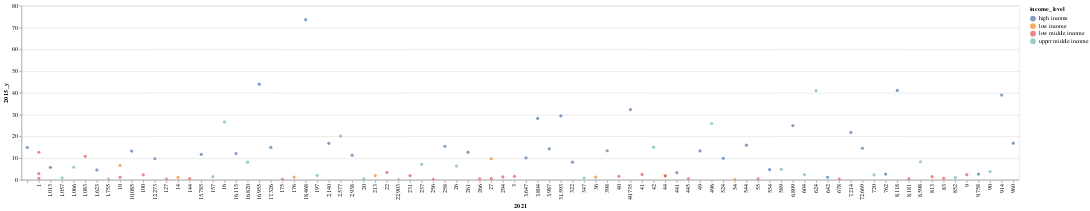

The code cell stored with this chart in its notebook:
### Code cell
# use altair to create a scatter plot with the remittances and migrant stock data

import altair as alt

alt.Chart(remittances).mark_circle().encode(
    x='2021',
    y='2015_y',
    color='income_level',
    tooltip=['country', 'income_level', '2021','2015_y']
).interactive()

### Figure 1 — Vega-Lite specification as saved in the notebook (floating-point values rounded to 4 significant figures)
{"config": {"view": {"continuousWidth": 400, "continuousHeight": 300}}, "data": {"name": "data-4f556015e8f4149332e66f9a4c97f715"}, "mark": "circle", "encoding": {"color": {"field": "income_level", "type": "nominal"}, "tooltip": [{"field": "country", "type": "nominal"}, {"field": "income_level", "type": "nominal"}, {"field": "2021", "type": "nominal"}, {"field": "2015_y", "type": "quantitative"}], "x": {"field": "2021", "type": "nominal"}, "y": {"field": "2015_y", "type": "quantitative"}}, "selection": {"selector016": {"type": "interval", "bind": "scales", "encodings": ["x", "y"]}}, "$schema": "https://vega.github.io/schema/vega-lite/v4.17.0.json", "datasets": {"data-4f556015e8f4149332e66f9a4c97f715": [{"country": "Angola", "income_level": "low middle income", "2021": "445", "2015_y": 0.427}, {"country": "Argentina", "income_level": "upper middle income", "2021": "589", "2015_y": 4.805}, {"country": "Australia", "income_level": "high income", "2021": "3,804", "2015_y": 28.22}, {"country": "Belize", "income_level": "upper middle income", "2021": "42", "2015_y": 14.99}, {"country": "Benin", "income_level": "low middle income", "2021": "100", "2015_y": 2.256}, {"country": "Bolivia", "income_level": "low middle income", "2021": "294", "2015_y": 1.333}, {"country": "Botswana", "income_level": "upper middle income", "2021": "237", "2015_y": 7.1}, {"country": "Brazil", "income_level": "upper middle income", "2021": "1,755", "2015_y": 0.3433}, {"country": "Bulgaria", "income_level": "upper middle income", "2021": "157", "2015_y": 1.428}, {"country": "Cambodia", "income_level": "low middle income", "2021": "266", "2015_y": 0.4748}, {"country": "Cameroon", "income_level": "low middle income", "2021": "40", "2015_y": 1.636}, {"country": "Canada", "income_level": "high income", "2021": "7,214", "2015_y": 21.8}, {"country": "Chile", "income_level": "high income", "2021": "762", "2015_y": 2.616}, {"country": "China", "income_level": "upper middle income", "2021": "22,903", "2015_y": 0.07108}, {"country": "Comoros", "income_level": "low middle income", "2021": "3", "2015_y": 1.592}, {"country": "Cyprus", "income_level": "high income", "2021": "960", "2015_y": 16.83}, {"country": "Denmark", "income_level": "high income", "2021": "3,647", "2015_y": 10.1}, {"country": "Djibouti", "income_level": "low middle income", "2021": "1", "2015_y": 12.65}, {"country": "Ecuador", "income_level": "upper middle income", "2021": "604", "2015_y": 2.4}, {"country": "Estonia", "income_level": "high income", "2021": "258", "2015_y": 15.42}, {"country": "Eswatini", "income_level": "low middle income", "2021": "41", "2015_y": 2.454}, {"country": "Ethiopia", "income_level": "low income", "2021": "14", "2015_y": 1.08}, {"country": "Finland", "income_level": "high income", "2021": "1,013", "2015_y": 5.74}, {"country": "France", "income_level": "high income", "2021": "16,115", "2015_y": 12.09}, {"country": "Gambia, The", "income_level": "low income", "2021": "27", "2015_y": 9.671}, {"country": "Germany", "income_level": "high income", "2021": "17,326", "2015_y": 14.88}, {"country": "Ghana", "income_level": "low middle income", "2021": "813", "2015_y": 1.457}, {"country": "Greece", "income_level": "high income", "2021": "2,938", "2015_y": 11.34}, {"country": "Guatemala", "income_level": "upper middle income", "2021": "20", "2015_y": 0.4672}, {"country": "Guinea", "income_level": "low income", "2021": "44", "2015_y": 1.812}, {"country": "Guyana", "income_level": "upper middle income", "2021": "197", "2015_y": 2.006}, {"country": "Haiti", "income_level": "low middle income", "2021": "678", "2015_y": 0.369}, {"country": "Hong Kong SAR, China", "income_level": "high income", "2021": "914", "2015_y": 38.95}, {"country": "Hungary", "income_level": "high income", "2021": "1,623", "2015_y": 4.562}, {"country": "India", "income_level": "low middle income", "2021": "8,181", "2015_y": 0.3998}, {"country": "Iraq", "income_level": "upper middle income", "2021": "852", "2015_y": 0.9716}, {"country": "Ireland", "income_level": "high income", "2021": "544", "2015_y": 15.92}, {"country": "Israel", "income_level": "high income", "2021": "6,809", "2015_y": 24.95}, {"country": "Italy", "income_level": "high income", "2021": "12,273", "2015_y": 9.681}, {"country": "Jamaica", "income_level": "upper middle income", "2021": "347", "2015_y": 0.8294}, {"country": "Jordan", "income_level": "upper middle income", "2021": "624", "2015_y": 40.98}, {"country": "Kazakhstan", "income_level": "upper middle income", "2021": "2,577", "2015_y": 20.12}, {"country": "Kenya", "income_level": "low middle income", "2021": "9", "2015_y": 2.355}, {"country": "Kiribati", "income_level": "low middle income", "2021": "1", "2015_y": 2.805}, {"country": "Korea, Rep.", "income_level": "high income", "2021": "9,758", "2015_y": 2.639}, {"country": "Kuwait", "income_level": "high income", "2021": "18,468", "2015_y": 73.64}, {"country": "Lao PDR", "income_level": "low middle income", "2021": "127", "2015_y": 0.327}, {"country": "Latvia", "income_level": "high income", "2021": "398", "2015_y": 13.35}, {"country": "Luxembourg", "income_level": "high income", "2021": "16,955", "2015_y": 43.96}, {"country": "Madagascar", "income_level": "low income", "2021": "54", "2015_y": 0.1323}, {"country": "Malawi", "income_level": "low income", "2021": "36", "2015_y": 1.25}, {"country": "Malaysia", "income_level": "upper middle income", "2021": "8,598", "2015_y": 8.289}, {"country": "Maldives", "income_level": "upper middle income", "2021": "496", "2015_y": 25.87}, {"country": "Malta", "income_level": "high income", "2021": "524", "2015_y": 9.898}, {"country": "Mauritania", "income_level": "low middle income", "2021": "22", "2015_y": 3.397}, {"country": "Mauritius", "income_level": "upper middle income", "2021": "720", "2015_y": 2.245}, {"country": "Mexico", "income_level": "upper middle income", "2021": "1,057", "2015_y": 0.9394}, {"country": "Mongolia", "income_level": "low middle income", "2021": "144", "2015_y": 0.5954}, {"country": "Morocco", "income_level": "low middle income", "2021": "175", "2015_y": 0.2575}, {"country": "Namibia", "income_level": "upper middle income", "2021": "90", "2015_y": 3.818}, {"country": "Nepal", "income_level": "low middle income", "2021": "44", "2015_y": 1.818}, {"country": "Netherlands", "income_level": "high income", "2021": "15,785", "2015_y": 11.7}, {"country": "Nicaragua", "income_level": "low middle income", "2021": "1", "2015_y": 0.662}, {"country": "Nigeria", "income_level": "low middle income", "2021": "83", "2015_y": 0.6581}, {"country": "North Macedonia", "income_level": "upper middle income", "2021": "26", "2015_y": 6.29}, {"country": "Norway", "income_level": "high income", "2021": "3,987", "2015_y": 14.24}, {"country": "Oman", "income_level": "high income", "2021": "8,118", "2015_y": 41.09}, {"country": "Pakistan", "income_level": "low middle income", "2021": "231", "2015_y": 1.921}, {"country": "Palau", "income_level": "upper middle income", "2021": "16", "2015_y": 26.6}, {"country": "Panama", "income_level": "high income", "2021": "554", "2015_y": 4.701}, {"country": "Philippines", "income_level": "low middle income", "2021": "256", "2015_y": 0.2104}, {"country": "Portugal", "income_level": "high income", "2021": "322", "2015_y": 8.09}, {"country": "Romania", "income_level": "high income", "2021": "642", "2015_y": 1.163}, {"country": "Russian Federation", "income_level": "upper middle income", "2021": "16,820", "2015_y": 8.116}, {"country": "San Marino", "income_level": "high income", "2021": " ", "2015_y": 14.84}, {"country": "Saudi Arabia", "income_level": "high income", "2021": "40,735", "2015_y": 32.29}, {"country": "Seychelles", "income_level": "high income", "2021": "49", "2015_y": 13.26}, {"country": "Slovak Republic", "income_level": "high income", "2021": "441", "2015_y": 3.265}, {"country": "Solomon Islands", "income_level": "low middle income", "2021": "55", "2015_y": 0.4429}, {"country": "South Africa", "income_level": "upper middle income", "2021": "1,066", "2015_y": 5.767}, {"country": "South Sudan", "income_level": "low income", "2021": "10", "2015_y": 6.679}, {"country": "Spain", "income_level": "high income", "2021": "261", "2015_y": 12.69}, {"country": "Sudan", "income_level": "low income", "2021": "176", "2015_y": 1.251}, {"country": "Sweden", "income_level": "high income", "2021": "2,140", "2015_y": 16.77}, {"country": "Switzerland", "income_level": "high income", "2021": "31,593", "2015_y": 29.39}, {"country": "Tunisia", "income_level": "low middle income", "2021": "27", "2015_y": 0.5038}, {"country": "Uganda", "income_level": "low income", "2021": "213", "2015_y": 1.92}, {"country": "Ukraine", "income_level": "low middle income", "2021": "1,083", "2015_y": 10.79}, {"country": "United Kingdom", "income_level": "high income", "2021": "10,085", "2015_y": 13.2}, {"country": "United States", "income_level": "high income", "2021": "72,669", "2015_y": 14.49}, {"country": "Vanuatu", "income_level": "low middle income", "2021": "10", "2015_y": 1.204}]}}
